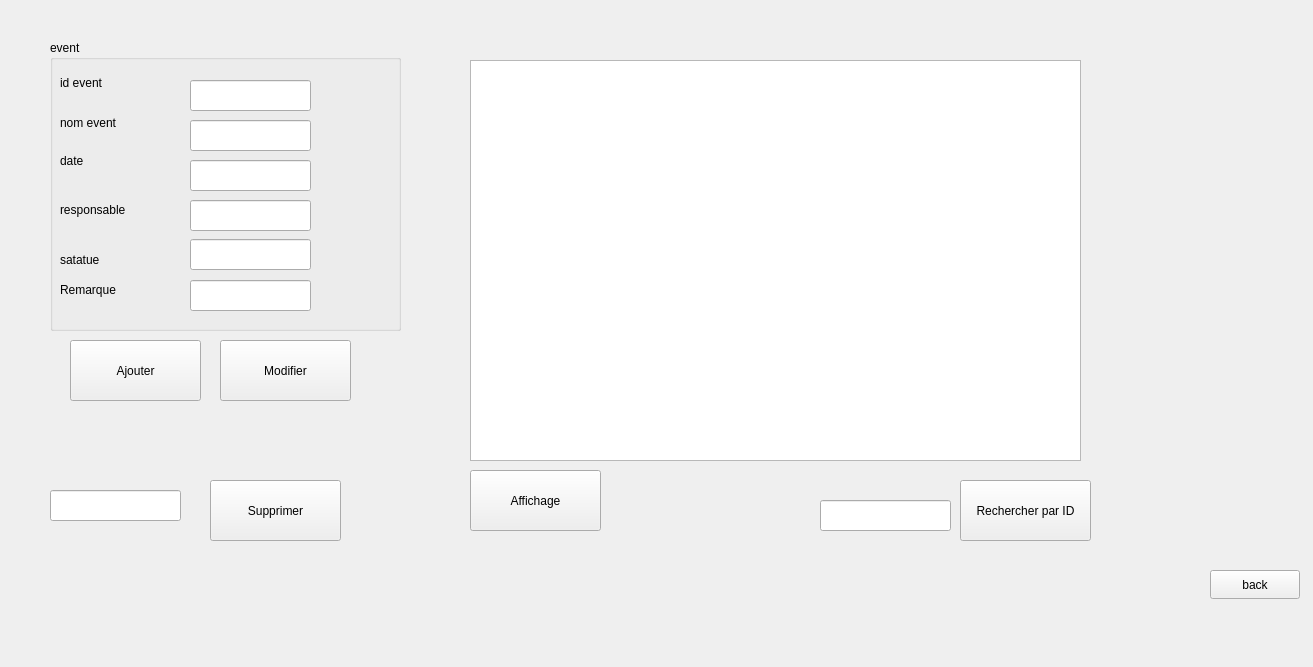
<?xml version="1.0" encoding="UTF-8"?>
<ui version="4.0">
 <class>Event</class>
 <widget class="QWidget" name="Event">
  <property name="geometry">
   <rect>
    <x>0</x>
    <y>0</y>
    <width>1313</width>
    <height>667</height>
   </rect>
  </property>
  <property name="windowTitle">
   <string>Form</string>
  </property>
  <widget class="QLineEdit" name="recherch_id">
   <property name="geometry">
    <rect>
     <x>820</x>
     <y>500</y>
     <width>131</width>
     <height>31</height>
    </rect>
   </property>
  </widget>
  <widget class="QPushButton" name="rechID">
   <property name="geometry">
    <rect>
     <x>960</x>
     <y>480</y>
     <width>131</width>
     <height>61</height>
    </rect>
   </property>
   <property name="text">
    <string>Rechercher par ID</string>
   </property>
  </widget>
  <widget class="QPushButton" name="afficherMar">
   <property name="geometry">
    <rect>
     <x>470</x>
     <y>470</y>
     <width>131</width>
     <height>61</height>
    </rect>
   </property>
   <property name="text">
    <string>Affichage</string>
   </property>
  </widget>
  <widget class="QPushButton" name="backButton">
   <property name="geometry">
    <rect>
     <x>1210</x>
     <y>570</y>
     <width>90</width>
     <height>29</height>
    </rect>
   </property>
   <property name="text">
    <string>back</string>
   </property>
  </widget>
  <widget class="QTableView" name="tabMAT">
   <property name="geometry">
    <rect>
     <x>470</x>
     <y>60</y>
     <width>611</width>
     <height>401</height>
    </rect>
   </property>
  </widget>
  <widget class="QPushButton" name="supprimerMat">
   <property name="geometry">
    <rect>
     <x>210</x>
     <y>480</y>
     <width>131</width>
     <height>61</height>
    </rect>
   </property>
   <property name="text">
    <string>Supprimer</string>
   </property>
  </widget>
  <widget class="QPushButton" name="modifierMat">
   <property name="geometry">
    <rect>
     <x>220</x>
     <y>340</y>
     <width>131</width>
     <height>61</height>
    </rect>
   </property>
   <property name="text">
    <string>Modifier</string>
   </property>
  </widget>
  <widget class="QGroupBox" name="groupBox">
   <property name="geometry">
    <rect>
     <x>50</x>
     <y>40</y>
     <width>351</width>
     <height>291</height>
    </rect>
   </property>
   <property name="title">
    <string>event</string>
   </property>
   <widget class="QLabel" name="label">
    <property name="geometry">
     <rect>
      <x>10</x>
      <y>33</y>
      <width>91</width>
      <height>20</height>
     </rect>
    </property>
    <property name="text">
     <string>id event</string>
    </property>
   </widget>
   <widget class="QLabel" name="label_2">
    <property name="geometry">
     <rect>
      <x>10</x>
      <y>73</y>
      <width>81</width>
      <height>20</height>
     </rect>
    </property>
    <property name="text">
     <string>nom event</string>
    </property>
   </widget>
   <widget class="QLabel" name="label_3">
    <property name="geometry">
     <rect>
      <x>10</x>
      <y>110</y>
      <width>61</width>
      <height>21</height>
     </rect>
    </property>
    <property name="text">
     <string>date</string>
    </property>
   </widget>
   <widget class="QLineEdit" name="idEvent">
    <property name="geometry">
     <rect>
      <x>140</x>
      <y>40</y>
      <width>121</width>
      <height>31</height>
     </rect>
    </property>
   </widget>
   <widget class="QLineEdit" name="nomEvent">
    <property name="geometry">
     <rect>
      <x>140</x>
      <y>80</y>
      <width>121</width>
      <height>31</height>
     </rect>
    </property>
   </widget>
   <widget class="QLineEdit" name="dateEvent">
    <property name="geometry">
     <rect>
      <x>140</x>
      <y>120</y>
      <width>121</width>
      <height>31</height>
     </rect>
    </property>
   </widget>
   <widget class="QLabel" name="label_4">
    <property name="geometry">
     <rect>
      <x>10</x>
      <y>160</y>
      <width>91</width>
      <height>20</height>
     </rect>
    </property>
    <property name="text">
     <string>responsable</string>
    </property>
   </widget>
   <widget class="QLineEdit" name="responsable">
    <property name="geometry">
     <rect>
      <x>140</x>
      <y>160</y>
      <width>121</width>
      <height>31</height>
     </rect>
    </property>
   </widget>
   <widget class="QLineEdit" name="statut">
    <property name="geometry">
     <rect>
      <x>140</x>
      <y>199</y>
      <width>121</width>
      <height>31</height>
     </rect>
    </property>
    <property name="text">
     <string/>
    </property>
   </widget>
   <widget class="QLabel" name="label_5">
    <property name="geometry">
     <rect>
      <x>10</x>
      <y>210</y>
      <width>91</width>
      <height>20</height>
     </rect>
    </property>
    <property name="text">
     <string>satatue</string>
    </property>
   </widget>
   <widget class="QLabel" name="label_6">
    <property name="geometry">
     <rect>
      <x>10</x>
      <y>240</y>
      <width>91</width>
      <height>20</height>
     </rect>
    </property>
    <property name="text">
     <string>Remarque</string>
    </property>
   </widget>
   <widget class="QLineEdit" name="remarque">
    <property name="geometry">
     <rect>
      <x>140</x>
      <y>240</y>
      <width>121</width>
      <height>31</height>
     </rect>
    </property>
    <property name="text">
     <string/>
    </property>
   </widget>
  </widget>
  <widget class="QPushButton" name="ajoutMat">
   <property name="geometry">
    <rect>
     <x>70</x>
     <y>340</y>
     <width>131</width>
     <height>61</height>
    </rect>
   </property>
   <property name="text">
    <string>Ajouter</string>
   </property>
  </widget>
  <widget class="QLineEdit" name="idMAT_Delete">
   <property name="geometry">
    <rect>
     <x>50</x>
     <y>490</y>
     <width>131</width>
     <height>31</height>
    </rect>
   </property>
  </widget>
 </widget>
 <resources/>
 <connections/>
</ui>
